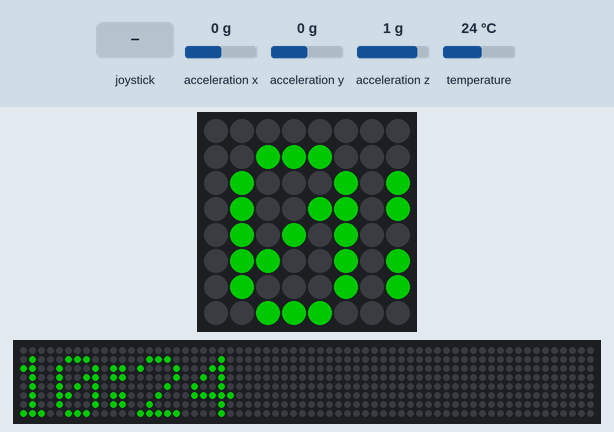
Recording of a program running on a simulated Raspberry Pi (BCM pin numbers) with a Sense HAT. Parts: the Sense HAT's 8×8 RGB LED matrix, a strip that is not on the board, showing the scrolling text unrolled. Inputs (shaded band) come from the test bench; at power-on: acceleration x 0 g, acceleration y 0 g, acceleration z 1 g, temperature 24 °C. Dim RGB values are drawn brighter than linear; the clock reads 2024-03-15 10:24:30 at power-on unless the program sets it; system figures (address, load, memory, disk, uptime) are fixed made-up values; the 64×8 strip is a reading aid, not a part: it shows the text the matrix is scrolling, unrolled, one strip-width of it at a time.

Above: at 1.2 s.
1.3 s: joystick pushed up
3.0 s: joystick pushed down
At 6.9 s:
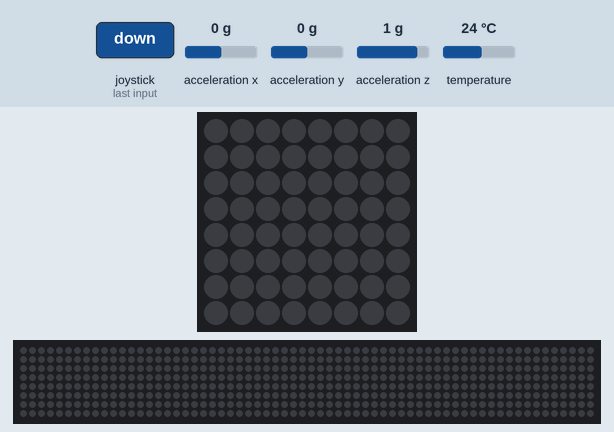
At 26.9 s:
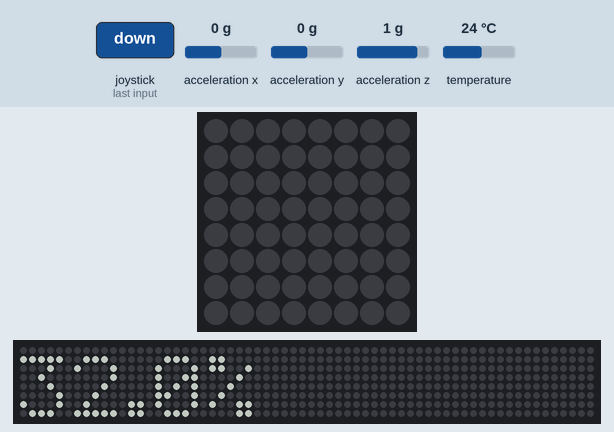

The program:

senseHat.py
```python
#!/usr/bin/python
#
from sense_hat import SenseHat
# from sense_emu import SenseHat
from configuration.colorDefinitions import green
from configuration.colorDefinitions import cyan
from configuration.colorDefinitions import red
from configuration.colorDefinitions import white
from configuration.ledImageArrays import alarm_attention
from configuration.ledImageArrays import gr_flag
from sensors import sensors
from system import system_info
from time import sleep

sense = SenseHat()

###########
#
# Configuration
#
###########

# settings for the display functions
timeColor = green
humidityColor = cyan
tempColor = red
infoColor = white
speed = 0.1

'''
Functions
'''
def joystic_event(event):
    #print(event)
    if (event.action) == 'pressed':
        # trigger when pressed
        if (event.direction == 'middle'):
            # pressing will show 2 exclamation marks
            sense.set_pixels(alarm_attention)
        elif (event.direction == 'up'):
            # up and down will trigger the temperature
            sensors.display_temp(tempColor,speed)
        elif (event.direction == 'down'):
            # up and down will trigger the temperature
            system_info.display_system_info(infoColor,speed)
        elif (event.direction == 'right'):
            # left and right will trigger the humidity
            sensors.display_humidity(humidityColor,speed)
        elif (event.direction == 'left'):
            # left and right will trigger the humidity
            sensors.display_humidity(humidityColor,speed)
        # just for some seperation
        sleep(1)
    elif (event.action) == 'held':
        # something as a placeholder for held
        sense.set_pixels(gr_flag)
        sleep(2)
    elif (event.action) == 'released':
        sense.clear()
    else:
        print('error, no action in event ?')


'''
Main run loop
'''
while True:
    # orientation and motion detection
    sensors.sense_orientation()
    sensors.sense_shaking()
    # checking for joystic inputs
    for event in sense.stick.get_events():
        joystic_event(event)
    else:
        sensors.display_time(timeColor,speed,"military")

# Originally used for event detection, gave trouble when mixed with While True
#sense.stick.direction_any = joystic_event
```

colorDefinitions.py
```python
# predefined colors
white = (100,100,100)
black = (0,0,0)
red = (100,0,0)
blue = (0,0,100)
green = (0,100,0)
yellow = (100,100,0)
cyan = (0,100,100)
```

ledImageArrays.py
```python
from configuration.colorDefinitions import white
from configuration.colorDefinitions import black
from configuration.colorDefinitions import red
from configuration.colorDefinitions import blue

# 8x8 grids for setting all pixels at once
white_screen = [
    white, white, white, white, white, white, white, white,
    white, white, white, white, white, white, white, white,
    white, white, white, white, white, white, white, white,
    white, white, white, white, white, white, white, white,
    white, white, white, white, white, white, white, white,
    white, white, white, white, white, white, white, white,
    white, white, white, white, white, white, white, white,
    white, white, white, white, white, white, white, white,
]

black_screen = [
    black, black, black, black, black, black, black, black,
    black, black, black, black, black, black, black, black,
    black, black, black, black, black, black, black, black,
    black, black, black, black, black, black, black, black,
    black, black, black, black, black, black, black, black,
    black, black, black, black, black, black, black, black,
    black, black, black, black, black, black, black, black,
    black, black, black, black, black, black, black, black,
]

alarm_attention = [
    red, red, red, red, red, red, red, red,
    red, white, white, red, red, white, white, red,
    red, white, white, red, red, white, white, red,
    red, white, white, red, red, white, white, red,
    red, white, white, red, red, white, white, red,
    red, red, red, red, red,  red, red, red,
    red, white, white, red, red, white, white, red,
    red, red, red, red, red, red, red, red,
]


gr_flag = [
    blue, blue, white, blue, blue, blue, blue, blue,
    blue, blue, white, blue, blue, white, white, white,
    white, white, white, white, white, blue, blue, blue,
    blue, blue, white, blue, blue, white, white, white,
    blue, blue, white, blue, blue, blue, blue, blue,
    white, white, white, white, white,  white, white, white,
    blue, blue, blue, blue, blue, blue, blue, blue,
    white, white, white, white, white, white, white, white,
]
```

sensors.py
```python
from sense_hat import SenseHat
# from sense_emu import SenseHat
from configuration.ledImageArrays import black_screen
from configuration.ledImageArrays import alarm_attention
import time

sense = SenseHat()

def sense_orientation():
    # get accelerations
    acceleration = sense.get_accelerometer_raw()
    # get rounded values
    x=round(acceleration['x'], 0)
    y=round(acceleration['y'], 0)
    z=round(acceleration['z'], 0)
    # detect orientation and apply proper rotation of matrix
    if (x == 1):
        sense.set_rotation(270)
    elif (x == -1):
        sense.set_rotation(90)
    elif (y == 1):
        sense.set_rotation(0)
    elif (y == -1):
        sense.set_rotation(180)
    else:
        sense.set_rotation(0)

def sense_shaking():
    # get accelerations
    acceleration = sense.get_accelerometer_raw()
    # get absolute values
    x = abs(acceleration['x'])
    y = abs(acceleration['y'])
    z = abs(acceleration['z'])
    # if any are greater than gravity
    if x > 1.2 or y > 1.2 or z > 1.2:
        sense.set_pixels(configuration.ledImageArrays.alarm_attention)
        print("x={0} y={1} z={2}".format(x, y, z))
    else:
        sense.set_pixels(black_screen)

def display_time(color,speed,preference):
    # get local time
    hour = time.localtime().tm_hour
    minute = time.localtime().tm_min

    # convert to non military time
    # not clear right now how to display in a practical fashion as message

    # prepare minutes for display
    if ( minute < 10 ):
        minutes = "0"+str(minute)
    else:
        minutes = str(minute)
    # prepare hours for display
    if ( hour < 10 ):
        hours = "0"+str(hour)
    else:
        hours = str(hour)
    # build the display string
    displayMessage = hours+":"+minutes
    # display information
    sense.show_message(displayMessage, text_colour=color, scroll_speed=speed)

def display_temp(color,speed):
    # get temp reading
    temp = sense.get_temperature()
    # build display string
    displayMessage = str(int(temp))+"C"
    # display information
    sense.show_message(displayMessage, text_colour=color, scroll_speed=speed)

def display_humidity(color,speed):
    # get humidity reading
    humidity = sense.get_humidity()
    # build display string
    displayMessage = str(int(humidity))+"%"
    # display information
    sense.show_message(displayMessage, text_colour=color, scroll_speed=speed)
```

system_info.py
```python
from sense_hat import SenseHat
# from sense_emu import SenseHat
import psutil

sense = SenseHat()

def sense_orientation():
    # get accelerations
    acceleration = sense.get_accelerometer_raw()
    # get rounded values
    x=round(acceleration['x'], 0)
    y=round(acceleration['y'], 0)
    z=round(acceleration['z'], 0)
    # detect orientation and apply proper rotation of matrix
    if (x == 1):
        sense.set_rotation(270)
    elif (x == -1):
        sense.set_rotation(90)
    elif (y == 1):
        sense.set_rotation(0)
    elif (y == -1):
        sense.set_rotation(180)
    else:
        sense.set_rotation(0)


def get_memory_usage():
    memory = psutil.virtual_memory()
    # Divide from Bytes -> KB -> MB
    available = round(memory.available/1024.0/1024.0,1)
    total = round(memory.total/1024.0/1024.0,1)
    # return str(available) + 'MB free / ' + str(total) + 'MB total ( ' + str(memory.percent) + '% )'
    return 'Memory: ' + str(memory.percent) + '% '


def get_cpu_usage():
    return 'CPU: ' + str(psutil.cpu_percent()) + '% '


def get_disk_usage():
    disk = psutil.disk_usage('/')
    # Divide from Bytes -> KB -> MB -> GB
    free = round(disk.free/1024.0/1024.0/1024.0,1)
    total = round(disk.total/1024.0/1024.0/1024.0,1)
    # return str(free) + 'GB free / ' + str(total) + 'GB total ( ' + str(disk.percent) + '% )'
    return 'Disk: ' + str(disk.percent) + '% '

def display_system_info(color,speed):
    # get readings
    memory = get_memory_usage()
    cpu = get_cpu_usage()
    disk = get_disk_usage()
    # build display string
    displayMessage = memory + cpu + disk
    # display information
    sense.show_message(displayMessage, text_colour=color, scroll_speed=speed)
```

Measured:
- after the input at 3.0 s, the LEDs: first differ from a run without the input after 4.1 s (image 2 shows a later state)
- what the display in image 1 shows lasts 1.1 s, from 6.0 s to 7.1 s
